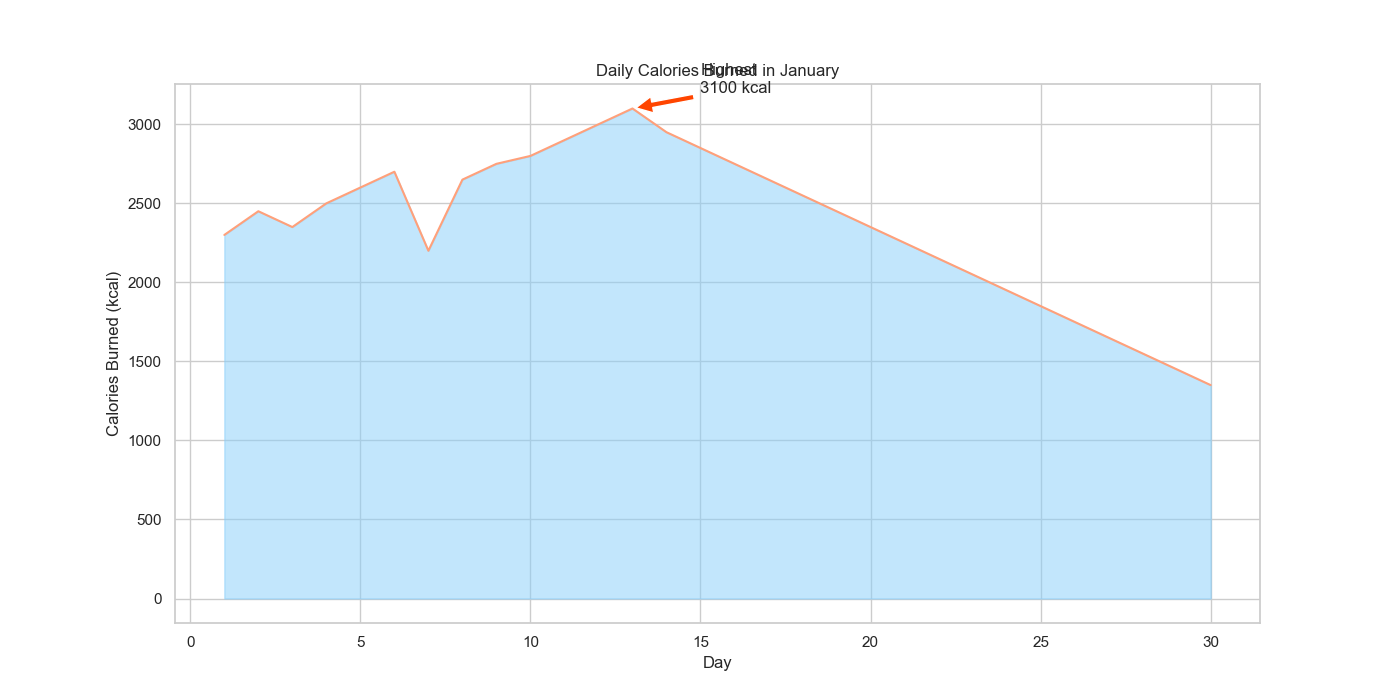

Python code for this plot:
import pandas as pd
import seaborn as sns
import matplotlib.pyplot as plt

data = pd.DataFrame({
    'Day': list(range(1, 31)),
    'CaloriesBurned': [
        2300, 2450, 2350, 2500, 2600, 2700, 2200, 2650, 2750, 2800, 
        2900, 3000, 3100, 2950, 2850, 2750, 2650, 2550, 2450, 2350, 
        2250, 2150, 2050, 1950, 1850, 1750, 1650, 1550, 1450, 1350
    ]
})

plt.figure(figsize=(14, 7))
sns.set_theme(style="whitegrid")

ax = sns.lineplot(data=data, x='Day', y='CaloriesBurned', color="#FFA07A")
ax.fill_between(data.Day, data.CaloriesBurned, color="#87CEFA", alpha=0.5)

highest_calories = data.CaloriesBurned.max()
highest_day = data.Day[data.CaloriesBurned.idxmax()]
plt.annotate(f'Highest\n{highest_calories} kcal', xy=(highest_day, highest_calories), xytext=(highest_day+2, highest_calories+100),
             arrowprops=dict(facecolor='#FF4500', shrink=0.05))

plt.title('Daily Calories Burned in January')
plt.xlabel('Day')
plt.ylabel('Calories Burned (kcal)')

plt.show()
